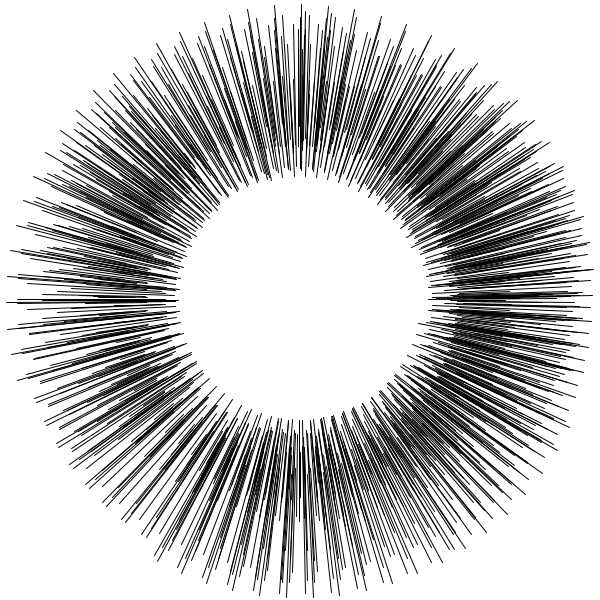
Frame 1 (no input)
Frame 60 (the mouse pressed at the canvas centre just before this capture): identical to frame 1, image omitted
Frame 120 (the mouse held since frame 60 and released just before this capture): identical to frame 1, image omitted

The Processing sketch that drew this single still picture (run headless with seeded random() and noise(); from frame 60 on, the mouse is pressed at the canvas centre):

// Processing sketch: arcs_01
// ── arcs_01.pde
Arc arcs[];
int n;

void setup() {
  size(600,600);
  smooth();
  
  reinit();
}

void draw() {
  background(255);
  translate(width/2,height/2);
  
  noFill();
  stroke(0);
  for(int i=0; i<n; i++) arcs[i].draw();
}

void reinit() {
  n=(int)random(20,100);
  arcs=new Arc[n];
  
  for(int i=0; i<n; i++) arcs[i]=new Arc();
}

void keyPressed() {
  if(key==' ') reinit();
}







// ── Arc.pde
class Arc {
  // a is start angle, b is end angle
  // r1 is inner radius, r2 is outer radius
  float a,b,r1,r2;
  float steps,stepsDeg;
  
  // constructor
  Arc() {
    a=random(TWO_PI);
    b=a+radians(random(60,120));
    r1=random(0.2,0.3)*width;
    r2=random(0.3,0.5)*width;
    
    steps=(int)(degrees(b-a)/5);
    stepsDeg=(b-a)/(steps);
  }
  
  void draw() {
    float x,y;
    
    for(float i=0; i<steps; i++) {
      x=cos(a+i*stepsDeg);
      y=sin(a+i*stepsDeg);
      line(x*r1,y*r1, x*r2,y*r2);
    }
  }
}
